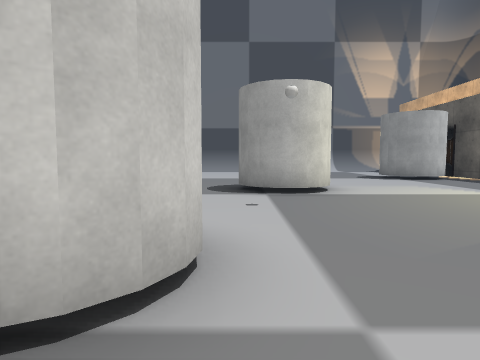
view 1 (above)

24 first-person views from a walk through a Unity game level. The camera is 1.3 m above the floor, tilts 4° down and sees 75° across. The floor is counted in squares, 2 m on a side. Each view is taken from the middle of a square. On the plan, view 1 faces up. The plan holds only what a view shows up to about 10 squares ahead; the rest is blank. The place goes on beyond the plan. The player character is not drawn. Some animated figures are left out. Some surface patterns are stand-ins.

view 2
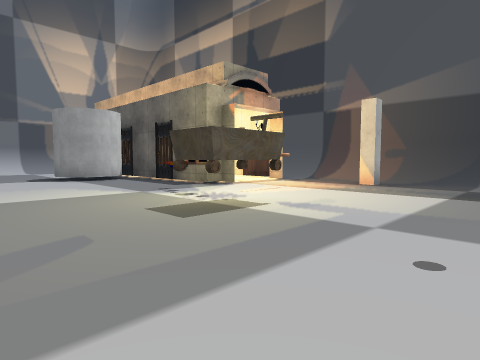

view 3
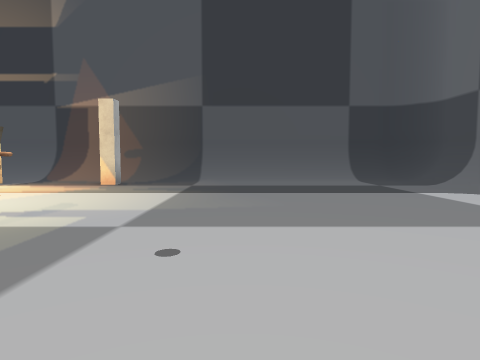

view 4
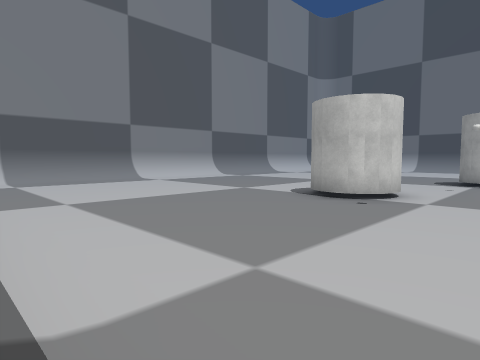

view 5
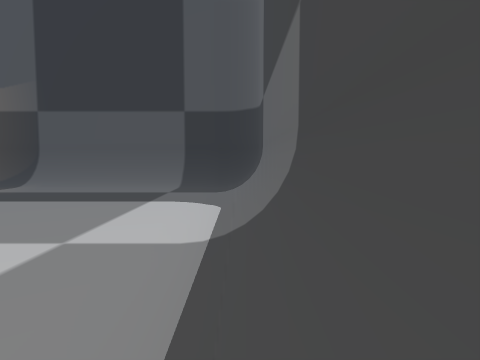

view 6
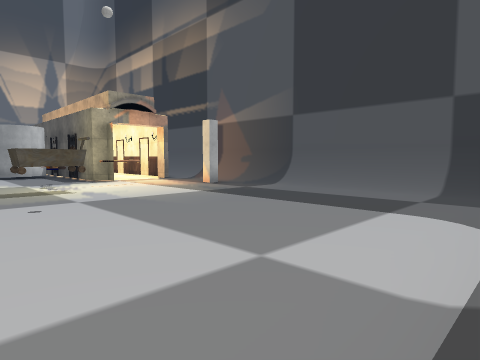

view 7
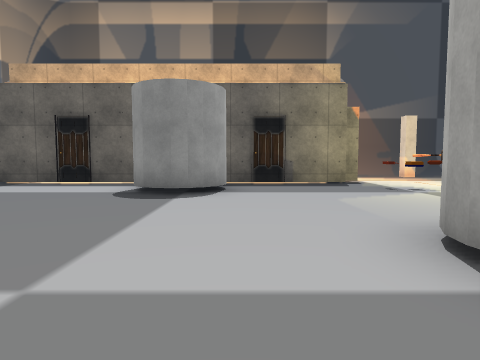

view 8
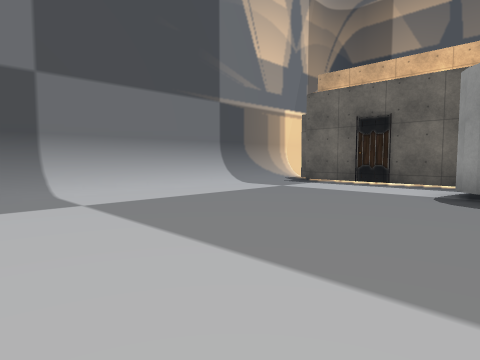

view 9
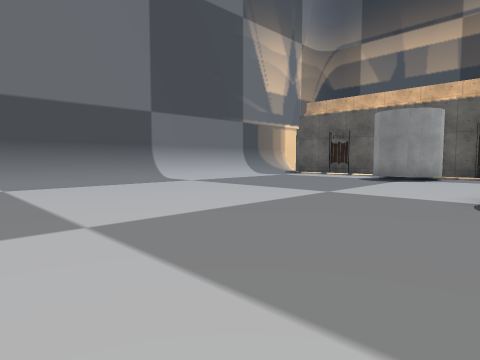

view 10
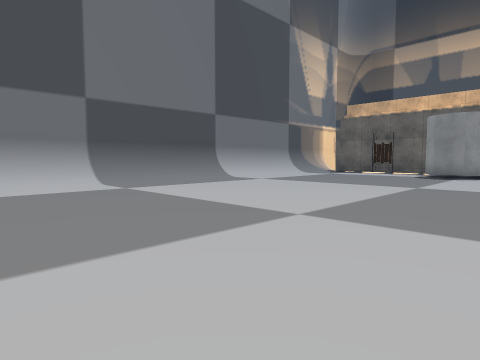

view 11
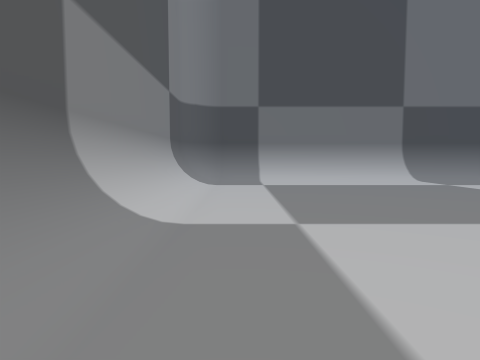

view 12
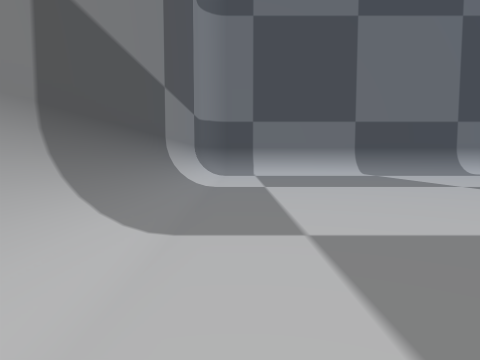

view 13
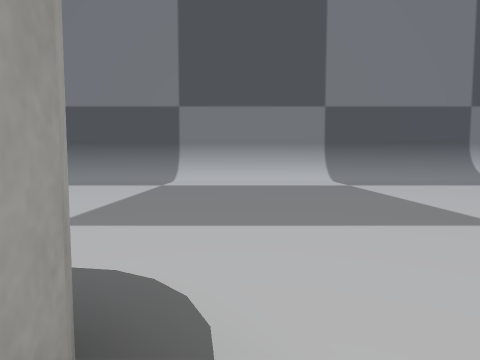

view 14
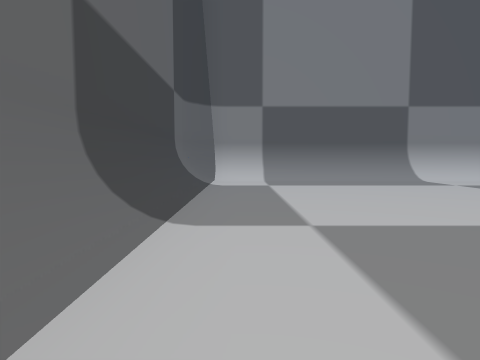

view 15
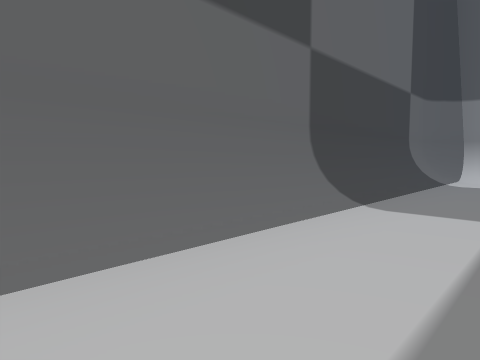

view 16
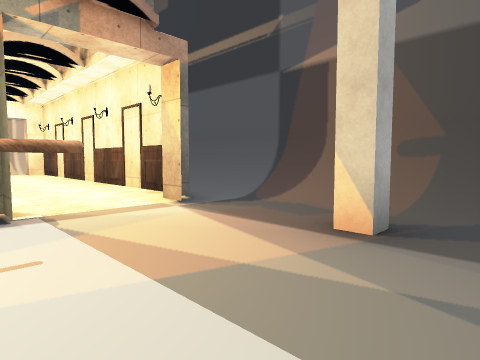

view 17
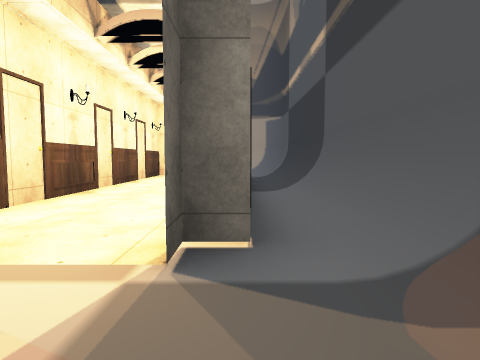

view 18
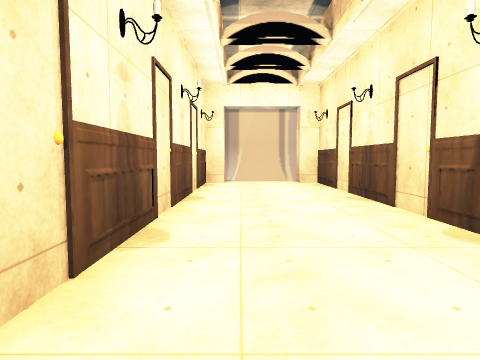

view 19
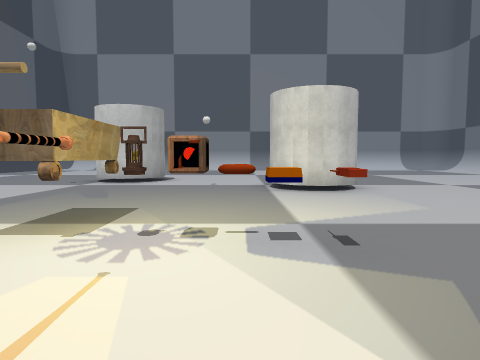

view 20
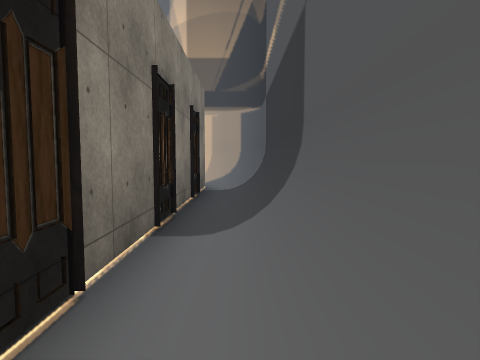

view 21
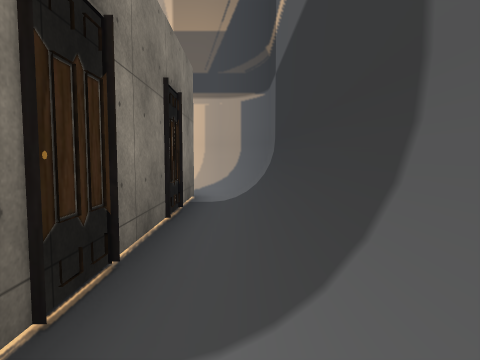

view 22
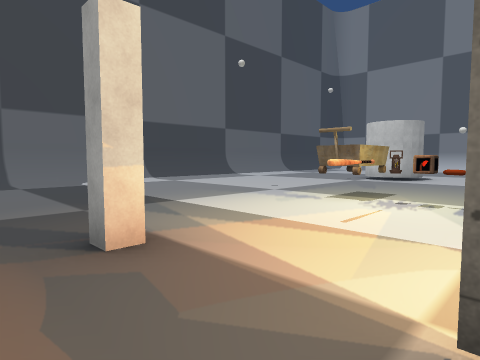

view 23
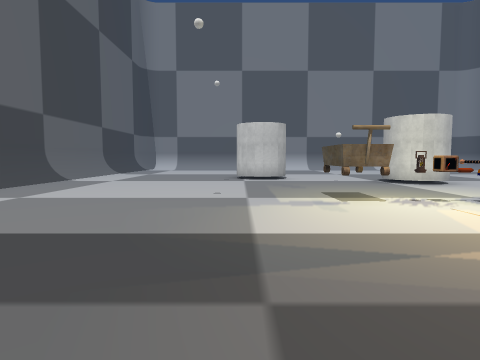

view 24
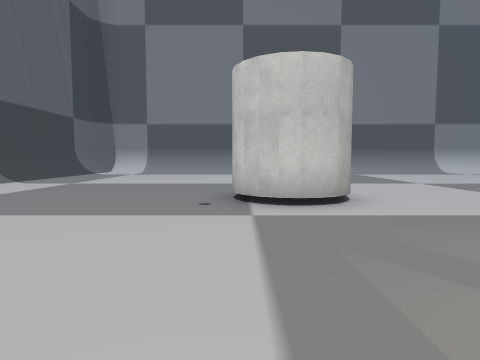

### Floor plan
Key: @ floor where view 1 was taken; # wall or solid block; . floor; / step, stairs or slope; O other object.
Columns run from 11 left of view 1 to 12 right of it. Each row starts with its distance up from view 1.
 17 ########################
 16 #//////////////////////#
 15 #/................#..#/#
 14 #/................#..#/#
 13 #/................#..#/#
 12 #/................#..#/#
 11 #/..............###..#/#
 10 #/..............###..#/#
  9 #/................#..#/#
  8 #/................#..#/#
  7 #/.........##.....#..#/#
  6 #/..........#....O#..#/#
  5 #/..............OO..../#
  4 #/..............O.O.../#
  3 #/..............O....#/#
  2 #/.......##.........../#
  1 #/........#.........../#
  0 #/.........@........../#
 -1 #/..................../#
 -2 #/..................../#
 -3 #/..................../#
 -4 #/..................../#
 -5 ##////////////////////##
 -6  ######################

Where each view was taken, in squares from view 1:
view 1: 0 up, 0 right, facing up
view 2: 0 up, 2 right, facing up-right
view 3: 0 up, 2 right, facing right
view 4: 5 down, 2 right, facing up-left
view 5: 5 down, 2 right, facing right
view 6: 5 down, 3 right, facing up-right
view 7: 9 up, 1 left, facing right
view 8: 10 up, 1 left, facing up-right
view 9: 7 up, 5 left, facing up-right
view 10: 8 up, 7 left, facing up-right
view 11: 7 up, 9 left, facing up
view 12: 3 up, 9 left, facing up
view 13: 3 up, 1 left, facing left
view 14: 4 down, 1 left, facing left
view 15: 3 down, 0 right, facing down-left
view 16: 2 up, 7 right, facing up-right
view 17: 4 up, 10 right, facing up
view 18: 7 up, 8 right, facing up
view 19: 5 up, 8 right, facing left
view 20: 7 up, 11 right, facing up
view 21: 9 up, 11 right, facing up
view 22: 6 up, 11 right, facing down-left
view 23: 1 up, 11 right, facing left
view 24: 1 up, 4 right, facing left
